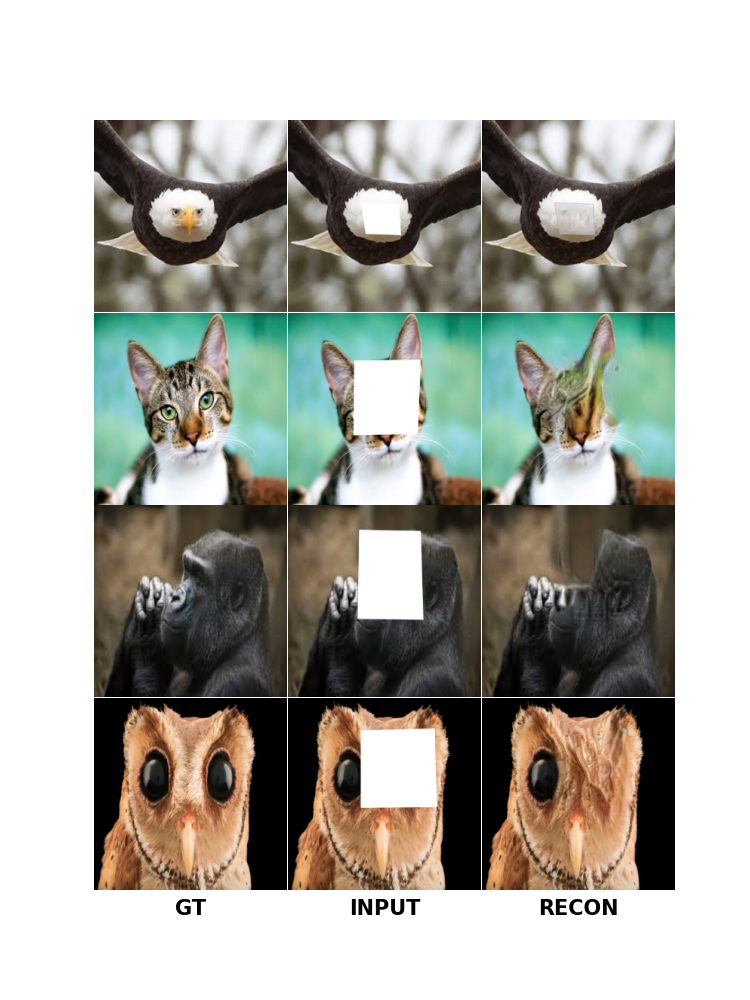
#> input picture Report/limitations.png, 750 x 1000 px, given in place of center_mask.png, which was not available
$ python manual_masking.py --input ../Report/limitations.png --mask ../Report/places2.png
#> lines starting #> are read from the running program, lines starting #| are printed output that depends on the picture; pictures that were not available may be replaced by others from this repository, and a replacement may not be noted
import matplotlib.pyplot as plt
import argparse
import cv2
import numpy as np

parser = argparse.ArgumentParser()
parser.add_argument('--input', type=str, default='')
parser.add_argument('--manual', action='store_true')
parser.add_argument('--mask', type=str, default='mask.png')
parser.add_argument('--output', type=str, default='output.png')

args = parser.parse_args()
image_path = args.input
mask = 0

if(args.manual):
    img = plt.imread(image_path)
    plt.imshow(img)
    plt.title("Click on 4 points")
    points = plt.ginput(4, timeout=0)
    plt.close()
    mask = np.zeros(img.shape[:2], dtype=np.uint8)
    x_coords, y_coords = zip(*points)
    plt.imshow(mask,cmap='gray')
    plt.axis('off')
    plt.fill(x_coords, y_coords, color='white')
    plt.savefig(args.mask, bbox_inches='tight', pad_inches=0)
    mask = cv2.imread(args.mask)

else:
    mask = cv2.imread('center_mask.png')
#> mask is the input picture: shape (1000, 750, 3); mean B, G, R 164.4, 172.3, 172.4

input = cv2.imread(image_path)
input_changed = cv2.resize(input,(256,256))
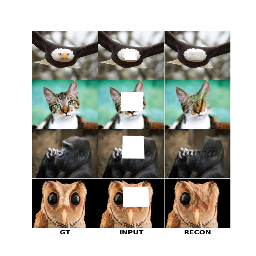
#> input_changed: shape (256, 256, 3); mean B, G, R 164.5, 172.4, 172.5
mask = cv2.resize(mask,(256,256))
mask = mask/255
#> mask: shape (256, 256, 3) float64
mask_c = 1-mask
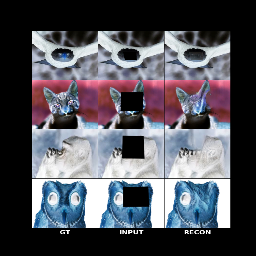
#> mask_c: shape (256, 256, 3) float64; mean B, G, R 0.355, 0.324, 0.324
input_changed = input_changed * mask_c
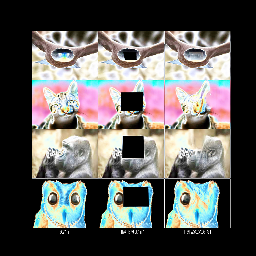
#> input_changed: shape (256, 256, 3) float64; mean B, G, R 23.3, 24, 24.3; drawn with min black and max white
input_changed = input_changed + mask*255
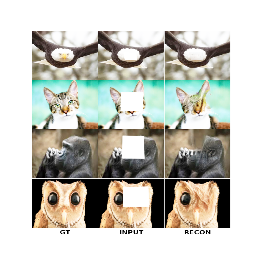
#> input_changed: shape (256, 256, 3) float64; mean B, G, R 187.8, 196.3, 196.8
cv2.imwrite(args.output ,input_changed)

$ run again, on Report/places2.png
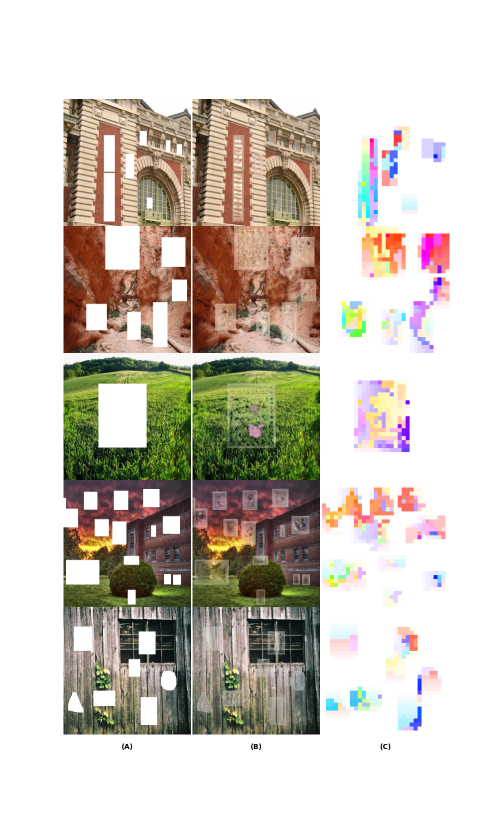
#> input picture Report/places2.png, 1000 x 1650 px, given in place of center_mask.png, which was not available (shown at 1/2 size)
#> mask is the input picture: shape (1650, 1000, 3); mean B, G, R 191.5, 200.9, 207.6
#> mask: shape (256, 256, 3) float64
#> `mask_c = 1-mask`:
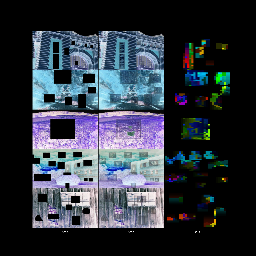
#> mask_c: shape (256, 256, 3) float64; mean B, G, R 0.25, 0.213, 0.186
#> `input_changed = input_changed + mask*255`:
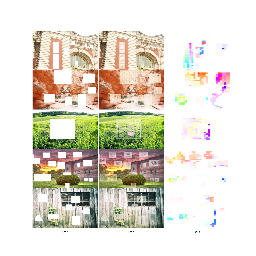
#> input_changed: shape (256, 256, 3) float64; mean B, G, R 209, 220.9, 226.2
